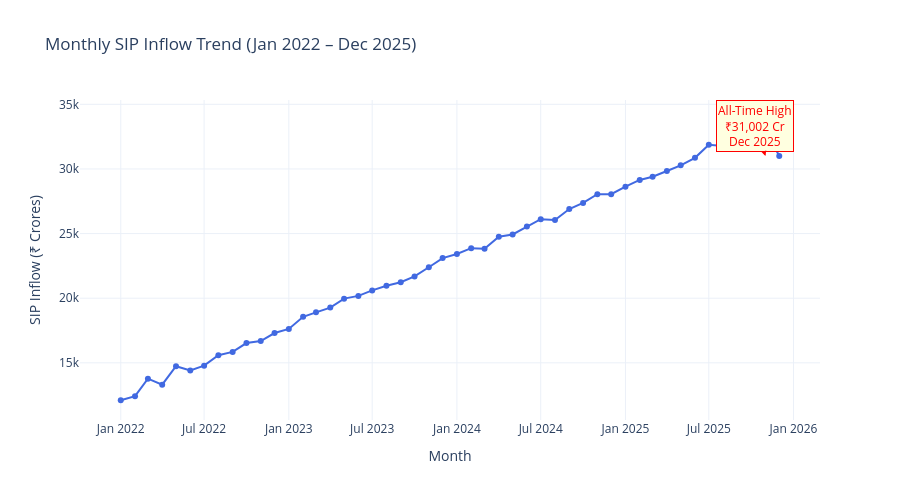

Notebook code for this chart:
### Code cell
fig = go.Figure()

fig.add_trace(go.Scatter(
    x=df_sip['date'], y=df_sip['sip_inflow_cr'],
    mode='lines+markers',
    line=dict(color='royalblue', width=2),
    name='SIP Inflow'
))

ath_date = df_sip[df_sip['sip_inflow_cr'] == df_sip['sip_inflow_cr'].max()]['date'].values[0]
fig.add_annotation(
    x=ath_date,
    y=31002,
    text="All-Time High<br>₹31,002 Cr<br>Dec 2025",
    showarrow=True,
    arrowhead=2,
    arrowcolor="red",
    font=dict(color="red", size=12),
    bgcolor="lightyellow",
    bordercolor="red"
)

fig.update_layout(
    title="Monthly SIP Inflow Trend (Jan 2022 – Dec 2025)",
    xaxis_title="Month",
    yaxis_title="SIP Inflow (₹ Crores)",
    height=500,
    template="plotly_white"
)
fig.write_html("../reports/charts/03_sip_trend.html")
fig.show()
print("Chart 3 saved!")
